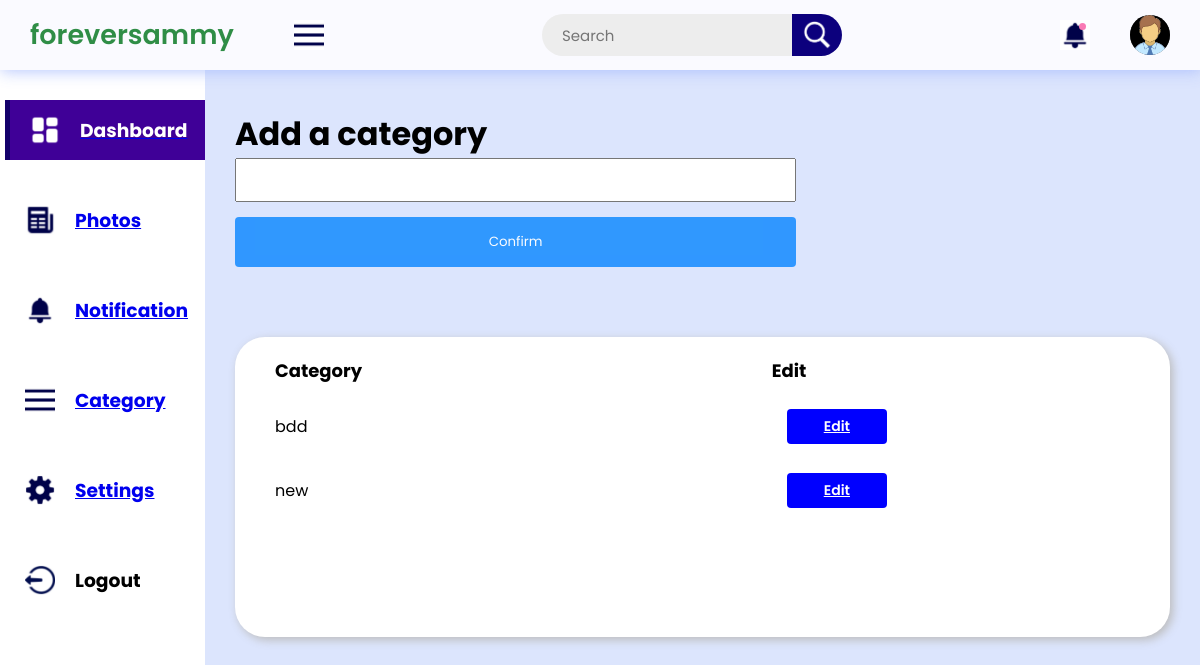
The page /addcat on the database as committed earlier.
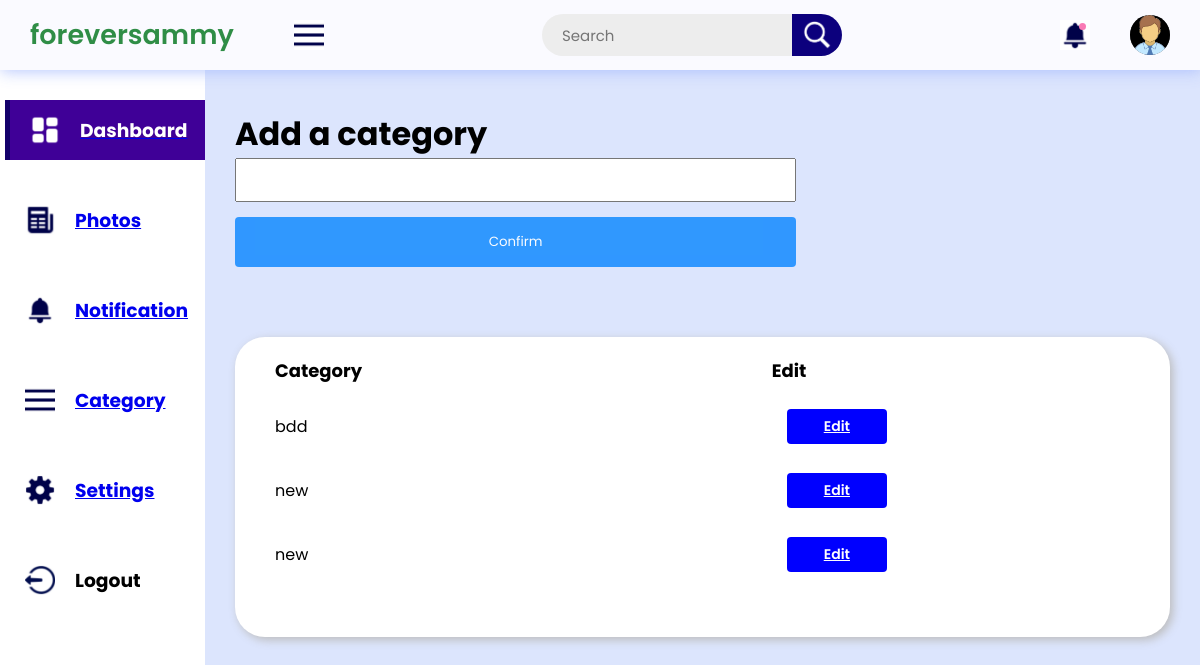
The same page on the database as committed later.
### app/admin/models.py (models this page shows, shortened)
class Category(db.Model):
    id = db.Column(db.String(120), primary_key=True)
    category = db.Column(db.String(120), nullable=False)
    created_at = db.Column(db.DateTime, nullable=False, default=datetime.utcnow)
    created_at = db.Column(db.DateTime, nullable=False, default=datetime.utcnow)
    @classmethod
    def get_all(cls):
        picture = db.session.query(cls).all()
        if (picture is None):
            return (None)
        return (picture)

### app/admin/routes.py (the view)
@app.route('/addcat', methods=["POST", "GET"])
def addcat():
    category = Category.get_all()
    if request.method == 'POST':
        category = request.form.get('category')
        cat = Category.create(category=category)
        flash(f'The Brand {category} was added to your database', 'success')
        return redirect(url_for('addcat'))
    return (render_template('admin/category.html', title="addcat", categories=category))

### app/templates/admin/category.html (shortened to what this page needs)
{% extends 'admin_layout.html' %}
{% block css %}
<link rel="stylesheet" href="{{ url_for('static', filename='css/admin/setting_forms.css') }}">
<link rel="stylesheet" href="{{ url_for('static', filename='css/admin/delete_modal.css') }}">
{% endblock css %}
{% block main %}
<h1 class="text-center mt-5">Add a category</h1>
<form action="" method="POST">
    <div class="input-container">
    <input type="text" class="input-field" name="category" required="required"> <br>
</div>
    <button type="submit" class="btn">Confirm</button>
</form>
<div class="report-container">
    <div class="report-body">
        <div class="report-topic-heading">
            <h3 class="t-op">Category</h3>
            <h3 class="t-op" >Edit</h3>
        </div>
        <div class="items">
           {% for category in categories %}
           {% if category %}
            <div class="item1">
                <p style="width: 20%;">{{ category.category }}</p>
                <a href="{{ url_for('updatecategory', id=category.id) }}" class="t-op-nextlvl label-tag" >Edit</a>
            </div>
            {% endif %}
            {% endfor %}
        </div>
    </div>
</div>
</div>
{% endblock main %}

### app/templates/admin_layout.html (shortened to what this page needs)
<!doctype html>
<html lang="en">
  <head>
    {% block css %}
    {% endblock css %}
	<link rel="stylesheet" href="{{ url_for('static', filename='css/admin/admin.css') }}">
  </head>
  <body>
	<header>
		<div class="logosec">
			<div class="logo">foreversammy</div>
			<img src="{{ url_for('static', filename='image/response.png') }}"
				class="icn menuicn"
				id="menuicn"
				alt="menu-icon">
		</div>
		<div class="searchbar">
			<input type="text"
				placeholder="Search">
			<div class="searchbtn">
			<img src="{{ url_for('static', filename='image/search.png') }}"
					class="icn srchicn"
					alt="search-icon">
			</div>
		</div>
		<div class="message">
			<div class="circle"></div>
			<img src="{{ url_for('static', filename='image/notification.png') }}"
				class="icn"
				alt="">
			<div class="dp">
                <img src="{{ url_for('static', filename='image/profile.png') }}"
					class="dpicn"
					alt="dp">
			</div>
		</div>
	</header>
	<div class="main-container">
		<div class="navcontainer">
			<nav class="nav">
				<div class="nav-upper-options">
					<a href="{{ url_for('admin')}}">
					<div class="nav-option option1">
						<img src="{{ url_for('static', filename='image/dashboard.png') }}"
							class="nav-img"
							alt="dashboard">
						<h3> Dashboard</h3>
					</div>
				</a>
				<a href="{{ url_for('pictures')}}">
					<div class="option2 nav-option">
						<img src="{{ url_for('static', filename='image/articles.png') }}"
							class="nav-img"
							alt="Photos">
						<h3> Photos</h3>
					</div>
				</a>
				<a href="{{ url_for('notification')}}">
					<div class="option2 nav-option">
						<img src="{{ url_for('static', filename='image/notification.png') }}"
							class="nav-img"
							alt="articles">
						<h3> Notification</h3>
					</div>
				</a>
				<a href="{{ url_for('addcat')}}">
					<div class="option2 nav-option">
						<img src="{{ url_for('static', filename='image/response.png') }}"
							class="nav-img"
							alt="Category">
						<h3> Category</h3>
					</div>
				</a>
				<a href="{{ url_for('setting')}}">
					<div class="nav-option option6">
						<img src="{{ url_for('static', filename='image/setting.png') }}"
							class="nav-img"
							alt="settings">
						<h3> Settings</h3>
					</div>
				</a>
					<div class="nav-option logout">
						<img src="{{ url_for('static', filename='image/logout.png') }}"
							class="nav-img"
							alt="logout">
						<h3>Logout</h3>
					</div>
				</div>
			</nav>
		</div>
		<div class="main">
		{% block main %}
		{% endblock main %}
	</div>
</body>
</html>

### app/static/css/admin/setting_forms.css (style rules this page uses)
.input-container { display: flex; width: 60%; margin-bottom: 15px; }
.input-field { width: 100%; padding: 10px; outline: none; }
.btn { background-color: dodgerblue; color: white; padding: 15px 20px; border: none; cursor: pointer; width: 60%; }

### app/static/css/admin/delete_modal.css (style rules this page uses)
button { background-color: rgb(199, 3, 3); color: white; padding: 10px 15px; border-radius: 4px; cursor: pointer; opacity: 0.9; }

### app/static/css/admin/admin.css (style rules this page uses)
* { margin: 0; padding: 0; box-sizing: border-box; font-family: "Poppins", sans-serif; }
:root { --background-color1: #fafaff; --background-color2: #ffffff; --background-color3: #ededed; --background-color4: #cad7fda4; --primary-color: #4b49ac; --secondary-color: #0c007d; --Border-color: #3f0097; --one-use-color: #3f0097; --two-use-color: #5500cb; }
body { background-color: var(--background-color4); max-width: 100%; overflow-x: hidden; }
header { height: 70px; width: 100vw; padding: 0 30px; background-color: var(--background-color1); position: fixed; z-index: 100; box-shadow: 1px 1px 15px rgba(161, 182, 253, 0.825); display: flex; justify-content: space-between; align-items: center; }
.logo { font-size: 27px; font-weight: 600; color: rgb(47, 141, 70); }
.icn { height: 30px; }
.menuicn { cursor: pointer; }
.searchbar, .message, .logosec { display: flex; align-items: center; justify-content: center; }
.logosec { gap: 60px; }
.searchbar input { width: 250px; height: 42px; border-radius: 50px 0 0 50px; background-color: var(--background-color3); padding: 0 20px; font-size: 15px; outline: none; border: none; }
.searchbtn { width: 50px; height: 42px; display: flex; align-items: center; justify-content: center; border-radius: 0px 50px 50px 0px; background-color: var(--secondary-color); cursor: pointer; }
.message { gap: 40px; position: relative; cursor: pointer; }
.circle { height: 7px; width: 7px; position: absolute; background-color: #fa7bb4; border-radius: 50%; left: 19px; top: 8px; }
.dp { height: 40px; width: 40px; background-color: #626262; border-radius: 50%; display: flex; align-items: center; justify-content: center; overflow: hidden; }
.main-container { display: flex; width: 100vw; position: relative; top: 70px; z-index: 1; }
.dpicn { height: 42px; }
.main { height: calc(100vh - 70px); width: 100%; overflow-y: scroll; overflow-x: hidden; padding: 40px 30px 30px 30px; }
.nav { min-height: 91vh; width: 250px; background-color: var(--background-color2); position: absolute; top: 0px; left: 00; box-shadow: 1px 1px 10px rgba(198, 189, 248, 0.825); display: flex; flex-direction: column; justify-content: space-between; overflow: hidden; padding: 30px 0 20px 10px; }
.navcontainer { height: calc(100vh - 70px); width: 250px; position: relative; overflow-y: scroll; overflow-x: hidden; transition: all 0.5s ease-in-out; }
.nav-option { width: 250px; height: 60px; display: flex; align-items: center; padding: 0 30px 0 20px; gap: 20px; transition: all 0.1s ease-in-out; }
.nav-img { height: 30px; }
.nav-upper-options { display: flex; flex-direction: column; align-items: center; gap: 30px; }
.option1 { border-left: 5px solid #010058af; background-color: var(--Border-color); color: white; cursor: pointer; }
.report-container { min-height: 300px; margin: 70px auto 0px auto; background-color: #ffffff; border-radius: 30px; box-shadow: 3px 3px 10px rgb(188, 188, 188); padding: 0px 20px 20px 20px; }
.report-body { max-width: 1160px; overflow-x: auto; padding: 20px; }
.report-topic-heading, .item1 { display: flex; justify-content: space-between; align-items: center; width: 1000px; }
.t-op { font-size: 18px; letter-spacing: 0px; }
.items { width: 1000px; margin-top: 15px; }
.item1 { margin-top: 20px; }
.t-op-nextlvl { font-size: 14px; letter-spacing: 0px; font-weight: 600; }
.label-tag { width: 100px; text-align: center; background-color: blue; color: white; border-radius: 4px; padding: 7px 0; }

Rows that differ between the two databases and show on the page:
added Category: category "new"
